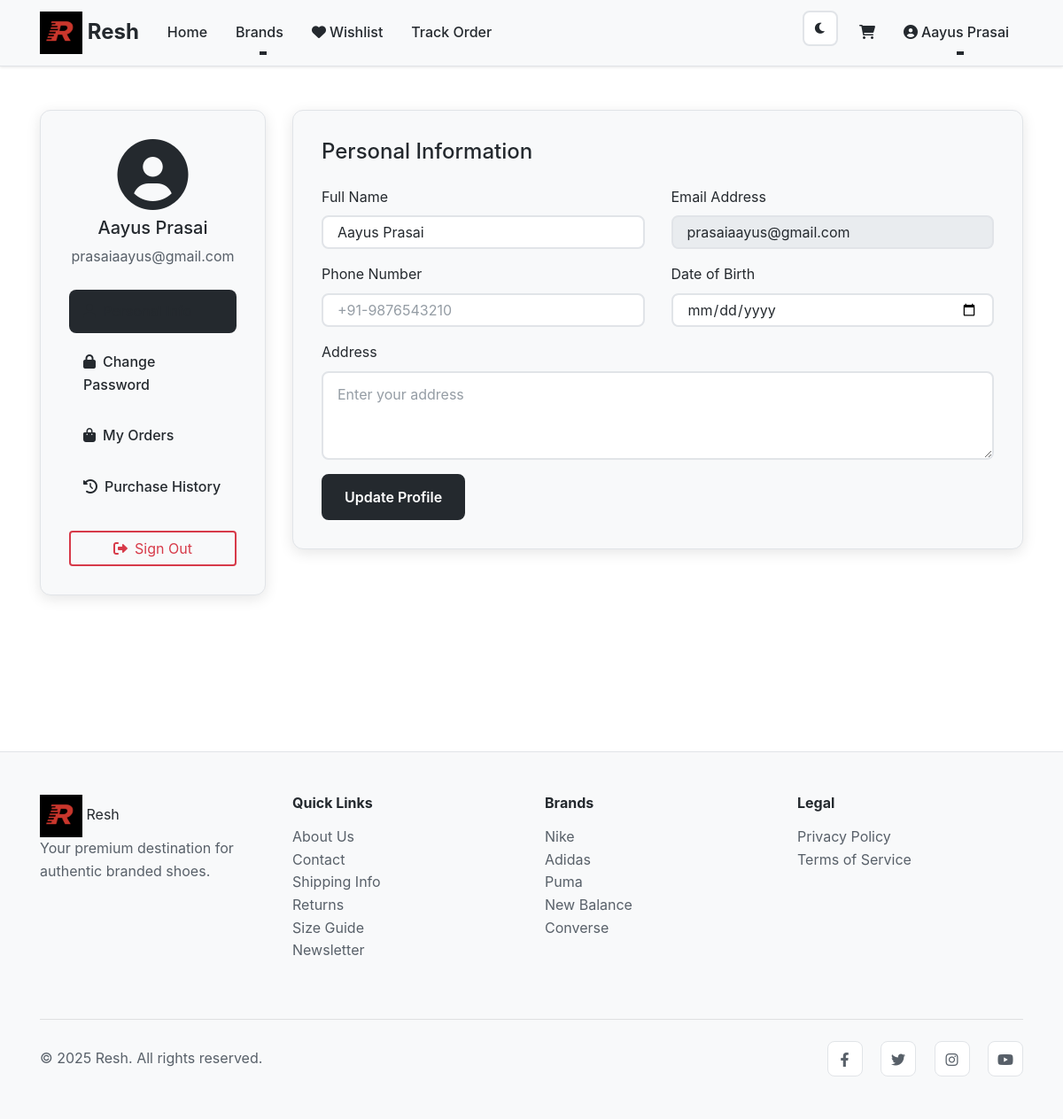
/profile (signed in), run on the app's committed database.
### tables this page shows
CREATE TABLE users
                 (
                     id
                     INTEGER
                     PRIMARY
                     KEY
                     AUTOINCREMENT,
                     name
                     TEXT
                     NOT
                     NULL,
                     email
                     TEXT
                     UNIQUE
                     NOT
                     NULL,
                     password_hash
                     TEXT
                     NOT
                     NULL,
                     is_admin
                     BOOLEAN
                     DEFAULT
                     FALSE,
                     created_at
                     TIMESTAMP
                     DEFAULT
                     CURRENT_TIMESTAMP
                 );

### app.py (the view)
@app.route('/profile')
@login_required
def profile():
    conn = sqlite3.connect('ecommerce.db')
    c = conn.cursor()
    c.execute("SELECT name, email FROM users WHERE id = ?", (session['user_id'],))
    user = c.fetchone()
    c.execute("SELECT order_number, total, status, created_at FROM orders WHERE user_id = ? ORDER BY created_at DESC",
              (session['user_id'],))
    orders = c.fetchall()
    conn.close()
    return render_template('profile.html', user=user, orders=orders)

### app.py (called while the page is built)
def login_required(f):
    @wraps(f)
    def decorated_function(*args, **kwargs):
        if 'user_id' not in session:
            return redirect(url_for('login'))
        return f(*args, **kwargs)
    return decorated_function

@app.context_processor
def utility_processor():
    return dict(loads=json.loads)

### templates/profile.html (shortened to what this page needs)
{% extends "base.html" %}
{% block content %}
<div class="container py-5">
    <div class="row">
        <div class="col-lg-3 mb-4">
            <div class="profile-sidebar">
                <div class="profile-header text-center mb-4">
                    <div class="profile-avatar">
                        <i class="fas fa-user-circle fa-5x text-accent"></i>
                    </div>
                    <h5 class="mt-2">{{ user[0] }}</h5>
                    <p class="text-secondary">{{ user[1] }}</p>
                </div>
                <ul class="nav nav-pills flex-column profile-nav" id="profileTabs" role="tablist">
                    <li class="nav-item">
                        <a class="nav-link active" id="personal-tab" data-toggle="pill" href="#personal" role="tab">
                            <i class="fas fa-user mr-2"></i>Personal Info
                        </a>
                    </li>
                    <li class="nav-item">
                        <a class="nav-link" id="password-tab" data-toggle="pill" href="#password" role="tab">
                            <i class="fas fa-lock mr-2"></i>Change Password
                        </a>
                    </li>
                    <li class="nav-item">
                        <a class="nav-link" id="orders-tab" data-toggle="pill" href="#orders" role="tab">
                            <i class="fas fa-shopping-bag mr-2"></i>My Orders
                        </a>
                    </li>
                    <li class="nav-item">
                        <a class="nav-link" id="history-tab" data-toggle="pill" href="#history" role="tab">
                            <i class="fas fa-history mr-2"></i>Purchase History
                        </a>
                    </li>
                </ul>
                <a href="{{ url_for('logout') }}" class="btn btn-outline-danger btn-block mt-3">
                    <i class="fas fa-sign-out-alt mr-2"></i>Sign Out
                </a>
            </div>
        </div>
        <div class="col-lg-9">
            <div class="tab-content profile-content" id="profileTabsContent">
                <div class="tab-pane fade show active" id="personal" role="tabpanel">
                    <div class="profile-section">
                        <h4 class="mb-4">Personal Information</h4>
                        <form class="profile-form">
                            <div class="row">
                                <div class="col-md-6 mb-3">
                                    <label for="fullName">Full Name</label>
                                    <input type="text" class="form-control" id="fullName" value="{{ user[0] }}">
                                </div>
                                <div class="col-md-6 mb-3">
                                    <label for="email">Email Address</label>
                                    <input type="email" class="form-control" id="email" value="{{ user[1] }}" readonly>
                                </div>
                            </div>
                            <div class="row">
                                <div class="col-md-6 mb-3">
                                    <label for="phone">Phone Number</label>
                                    <input type="tel" class="form-control" id="phone" placeholder="+91-9876543210">
                                </div>
                                <div class="col-md-6 mb-3">
                                    <label for="birthdate">Date of Birth</label>
                                    <input type="date" class="form-control" id="birthdate">
                                </div>
                            </div>
                            <div class="mb-3">
                                <label for="address">Address</label>
                                <textarea class="form-control" id="address" rows="3" placeholder="Enter your address"></textarea>
                            </div>
                            <button type="submit" class="btn btn-accent">Update Profile</button>
                        </form>
                    </div>
                </div>
            </div>
        </div>
    </div>
</div>
{% endblock %}

### templates/base.html (shortened to what this page needs)
<!DOCTYPE html>
<html lang="en">
<head>
    <link href="https://stackpath.bootstrapcdn.com/bootstrap/4.5.2/css/bootstrap.min.css" rel="stylesheet">
    <link href="https://cdnjs.cloudflare.com/ajax/libs/font-awesome/6.0.0/css/all.min.css" rel="stylesheet">
    <link href="{{ url_for('static', filename='css/style.css') }}" rel="stylesheet">
</head>
<body>
    <nav class="navbar navbar-expand-lg navbar-light bg-surface fixed-top">
        <div class="container">
            <a class="navbar-brand font-weight-bold flex items-center space-x-2" href="{{ url_for('index') }}">
                <img src="{{ url_for('static', filename='/images/resh.jpg') }}" alt="Resh Logo"
                     class="logo"  />
                <span class="text-accent">Resh</span>
            </a>
            <div class="collapse navbar-collapse" id="navbarNav">
                <ul class="navbar-nav mr-auto">
                    <li class="nav-item">
                        <a class="nav-link" href="{{ url_for('index') }}">Home</a>
                    </li>
                    <li class="nav-item dropdown">
                        <a class="nav-link dropdown-toggle" href="#" id="brandsDropdown" role="button" data-toggle="dropdown">
                            Brands
                        </a>
                    </li>
                    <li class="nav-item">
                        <a class="nav-link" href="{{ url_for('wishlist') }}">
                            <i class="fas fa-heart mr-1"></i>Wishlist
                        </a>
                    </li>
                    <li class="nav-item">
                        <a class="nav-link" href="{{ url_for('track_order') }}">Track Order</a>
                    </li>
                </ul>
                <ul class="navbar-nav">
                    <li class="nav-item">
                        <button id="themeToggle" class="btn btn-outline-secondary btn-sm mr-2">
                            <i class="fas fa-moon" id="themeIcon"></i>
                        </button>
                    </li>
                    <li class="nav-item">
                        <a class="nav-link" href="{{ url_for('cart') }}">
                            <i class="fas fa-shopping-cart"></i>
                        </a>
                    </li>
                    {% if session.user_id %}
                    <li class="nav-item dropdown">
                        <a class="nav-link dropdown-toggle" href="#" id="userDropdown" role="button" data-toggle="dropdown">
                            <i class="fas fa-user-circle mr-1"></i>{{ session.user_name }}
                        </a>
                    </li>
                    {% endif %}
                </ul>
            </div>
        </div>
    </nav>
    <main class="main-content">
        {% block content %}{% endblock %}
    </main>
    <footer class="bg-surface border-top mt-5">
        <div class="container py-5">
            <div class="row">
                <div class="col-md-3 mb-4">
                    <img src="{{ url_for('static', filename='/images/resh.jpg') }}" alt="Resh Logo"
                     class="logo"  />
                    <span class="text-accent">Resh</span>
                    <p class="text-secondary">Your premium destination for authentic branded shoes.</p>
                </div>
                <div class="col-md-3 mb-4">
                    <h6 class="font-weight-bold mb-3">Quick Links</h6>
                    <ul class="list-unstyled">
                        <li><a href="{{ url_for('about') }}" class="text-secondary">About Us</a></li>
                        <li><a href="{{ url_for('contact') }}" class="text-secondary">Contact</a></li>
                        <li><a href="{{ url_for('shipping') }}" class="text-secondary">Shipping Info</a></li>
                        <li><a href="{{ url_for('returns') }}" class="text-secondary">Returns</a></li>
                        <li><a href="{{ url_for('size_guide') }}" class="text-secondary">Size Guide</a></li>
                        <li><a href="{{ url_for('newsletter') }}" class="text-secondary">Newsletter</a></li>
                    </ul>
                </div>
                <div class="col-md-3 mb-4">
                    <h6 class="font-weight-bold mb-3">Brands</h6>
                    <ul class="list-unstyled">
                        <li><a href="{{ url_for('nike') }}" class="text-secondary">Nike</a></li>
                        <li><a href="{{ url_for('adidas') }}" class="text-secondary">Adidas</a></li>
                        <li><a href="{{ url_for('puma') }}" class="text-secondary">Puma</a></li>
                        <li><a href="{{ url_for('newbalance') }}" class="text-secondary">New Balance</a></li>
                        <li><a href="{{ url_for('converse') }}" class="text-secondary">Converse</a></li>
                    </ul>
                </div>
                <div class="col-md-3 mb-4">
                    <h6 class="font-weight-bold mb-3">Legal</h6>
                    <ul class="list-unstyled">
                        <li><a href="{{ url_for('privacy') }}" class="text-secondary">Privacy Policy</a></li>
                        <li><a href="{{ url_for('terms') }}" class="text-secondary">Terms of Service</a></li>
                    </ul>
                </div>
            </div>
            <hr class="my-4">
            <div class="row align-items-center">
                <div class="col-md-6">
                    <p class="text-secondary mb-0">&copy; 2025 Resh. All rights reserved.</p>
                </div>
                <div class="col-md-6 text-md-right">
                    <div class="social-links">
                        <a href="#" class="text-secondary mr-3"><i class="fab fa-facebook-f"></i></a>
                        <a href="#" class="text-secondary mr-3"><i class="fab fa-twitter"></i></a>
                        <a href="#" class="text-secondary mr-3"><i class="fab fa-instagram"></i></a>
                        <a href="#" class="text-secondary"><i class="fab fa-youtube"></i></a>
                    </div>
                </div>
            </div>
        </div>
    </footer>
</body>
</html>

### static/css/style.css (style rules this page uses)
:root { --bg-color: #ffffff; --surface-color: #f8f9fa; --border-color: #e1e4e8; --primary-text: #24292e; --secondary-text: #586069; --muted-text: #959da5; --accent-color: #24292e; --hover-color: #444d56; --success-color: #28a745; --danger-color: #d73a49; --warning-color: #ffc107; --shadow: rgba(0, 0, 0, 0.1); }
* { transition: all 0.3s cubic-bezier(0.4, 0, 0.2, 1); }
body { background-color: var(--bg-color); color: var(--primary-text); font-family: -apple-system, BlinkMacSystemFont, "Segoe UI", "Noto Sans", Helvetica, Arial, sans-serif; line-height: 1.6; }
.bg-surface { background-color: var(--surface-color) !important; }
.text-secondary { color: var(--secondary-text) !important; }
.text-accent { color: var(--accent-color) !important; }
.border-top { border-color: var(--border-color) !important; }
.navbar { background-color: var(--surface-color) !important; border-bottom: 1px solid var(--border-color); box-shadow: 0 1px 3px var(--shadow); backdrop-filter: blur(10px); }
.navbar-brand { font-size: 1.5rem; font-weight: 700; color: var(--primary-text) !important; transition: all 0.3s cubic-bezier(0.4, 0, 0.2, 1); }
.nav-link { color: var(--primary-text) !important; font-weight: 500; position: relative; padding: 0.75rem 1rem !important; border-radius: 6px; transition: all 0.3s cubic-bezier(0.4, 0, 0.2, 1); }
.nav-link::after { content: ""; position: absolute; bottom: 0; left: 50%; width: 0; height: 2px; background: var(--accent-color); transition: all 0.3s cubic-bezier(0.4, 0, 0.2, 1); transform: translateX(-50%); }
.logo { height: 32px; width: 32px; object-fit: contain; }
@media (min-width: 640px) { .logo { height: 40px; width: 40px; } }
@media (min-width: 768px) { .logo { height: 48px; width: 48px; } }
.main-content { margin-top: 76px; min-height: calc(100vh - 76px); }
.btn-accent { background: var(--accent-color); border: 2px solid var(--accent-color); color: var(--bg-color); font-weight: 600; padding: 12px 24px; border-radius: 8px; position: relative; overflow: hidden; transform: translateY(0); transition: all 0.3s cubic-bezier(0.4, 0, 0.2, 1); }
.btn-accent::before { content: ""; position: absolute; top: 0; left: -100%; width: 100%; height: 100%; background: linear-gradient(90deg, transparent, rgba(255, 255, 255, 0.2), transparent); transition: left 0.5s; }
.btn-outline-danger { border: 2px solid var(--danger-color); color: var(--danger-color); background: transparent; transition: all 0.3s cubic-bezier(0.4, 0, 0.2, 1); }
.form-control { background: var(--bg-color); border: 2px solid var(--border-color); color: var(--primary-text); border-radius: 8px; padding: 12px 16px; transition: all 0.3s cubic-bezier(0.4, 0, 0.2, 1); }
.form-control::placeholder { color: var(--muted-text); }
#themeToggle { border: 2px solid var(--border-color); background: var(--bg-color); color: var(--primary-text); border-radius: 8px; width: 40px; height: 40px; display: flex; align-items: center; justify-content: center; transition: all 0.3s cubic-bezier(0.4, 0, 0.2, 1); }
footer { background-color: var(--surface-color) !important; border-top: 1px solid var(--border-color); color: var(--secondary-text); }
footer h5, footer h6 { color: var(--primary-text); }
footer a { color: var(--secondary-text); text-decoration: none; position: relative; transition: all 0.3s cubic-bezier(0.4, 0, 0.2, 1); }
footer a::after { content: ""; position: absolute; bottom: -2px; left: 0; width: 0; height: 2px; background: var(--accent-color); transition: width 0.3s cubic-bezier(0.4, 0, 0.2, 1); }
.social-links a { display: inline-block; width: 40px; height: 40px; line-height: 40px; text-align: center; border-radius: 8px; background: var(--bg-color); border: 1px solid var(--border-color); transition: all 0.3s cubic-bezier(0.4, 0, 0.2, 1); }
html { scroll-behavior: smooth; }
.profile-sidebar { background: var(--surface-color); border: 1px solid var(--border-color); padding: 2rem; border-radius: 12px; box-shadow: 0 4px 16px var(--shadow); position: sticky; top: 100px; }
.profile-nav .nav-link { color: var(--secondary-text); border-radius: 8px; margin-bottom: 0.5rem; padding: 12px 16px; transition: all 0.3s cubic-bezier(0.4, 0, 0.2, 1); }
.profile-nav .nav-link.active { background: var(--accent-color); color: var(--bg-color); }
.profile-content { background: var(--surface-color); border: 1px solid var(--border-color); border-radius: 12px; box-shadow: 0 4px 16px var(--shadow); }
.profile-section { padding: 2rem; }

### data on the page
users: user_name "Aayus Prasai", name "Aayus Prasai", email "prasaiaayus@gmail.com"
